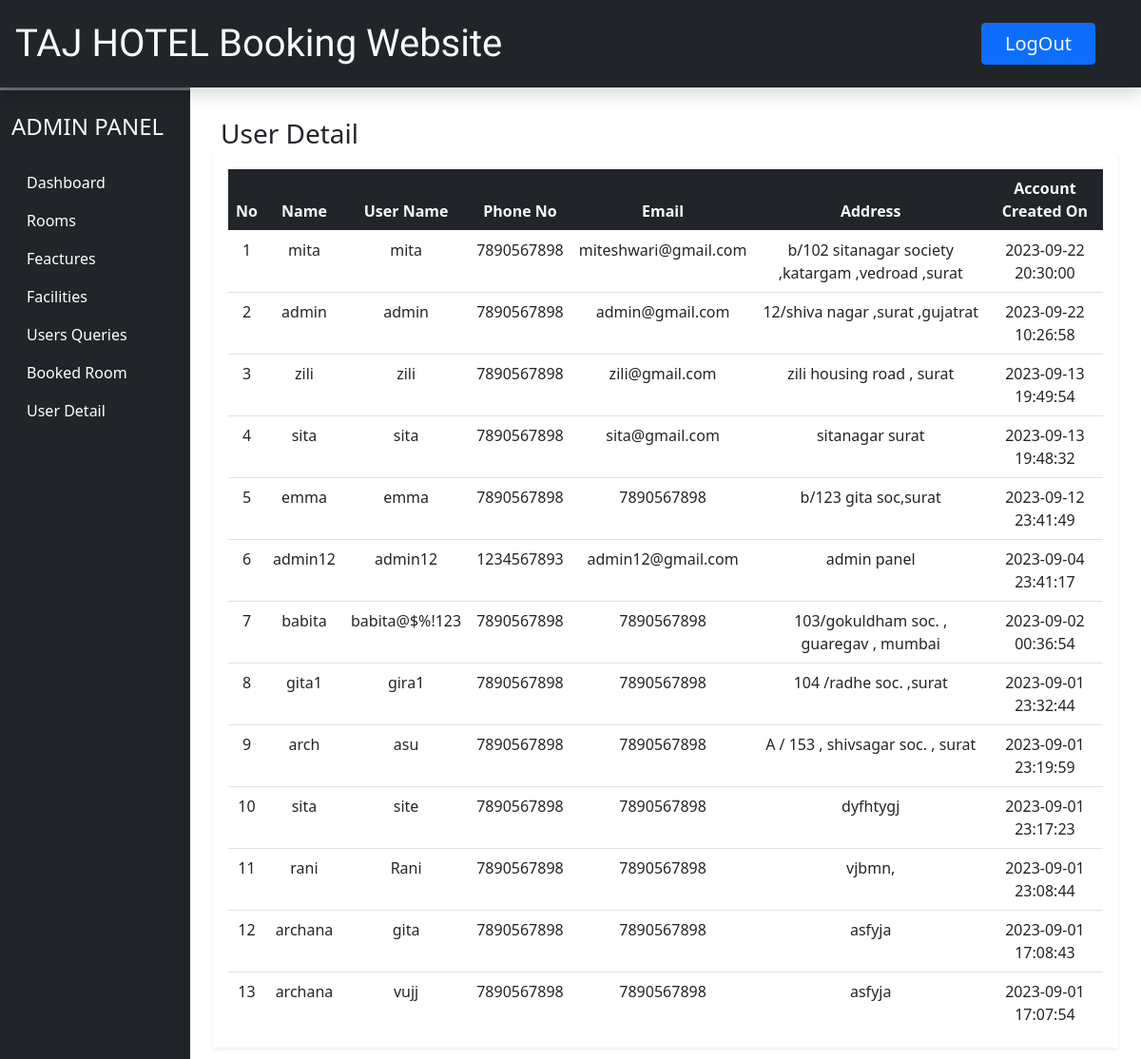
/Admin/user.php (signed in), run on an earlier commit of the app's database.
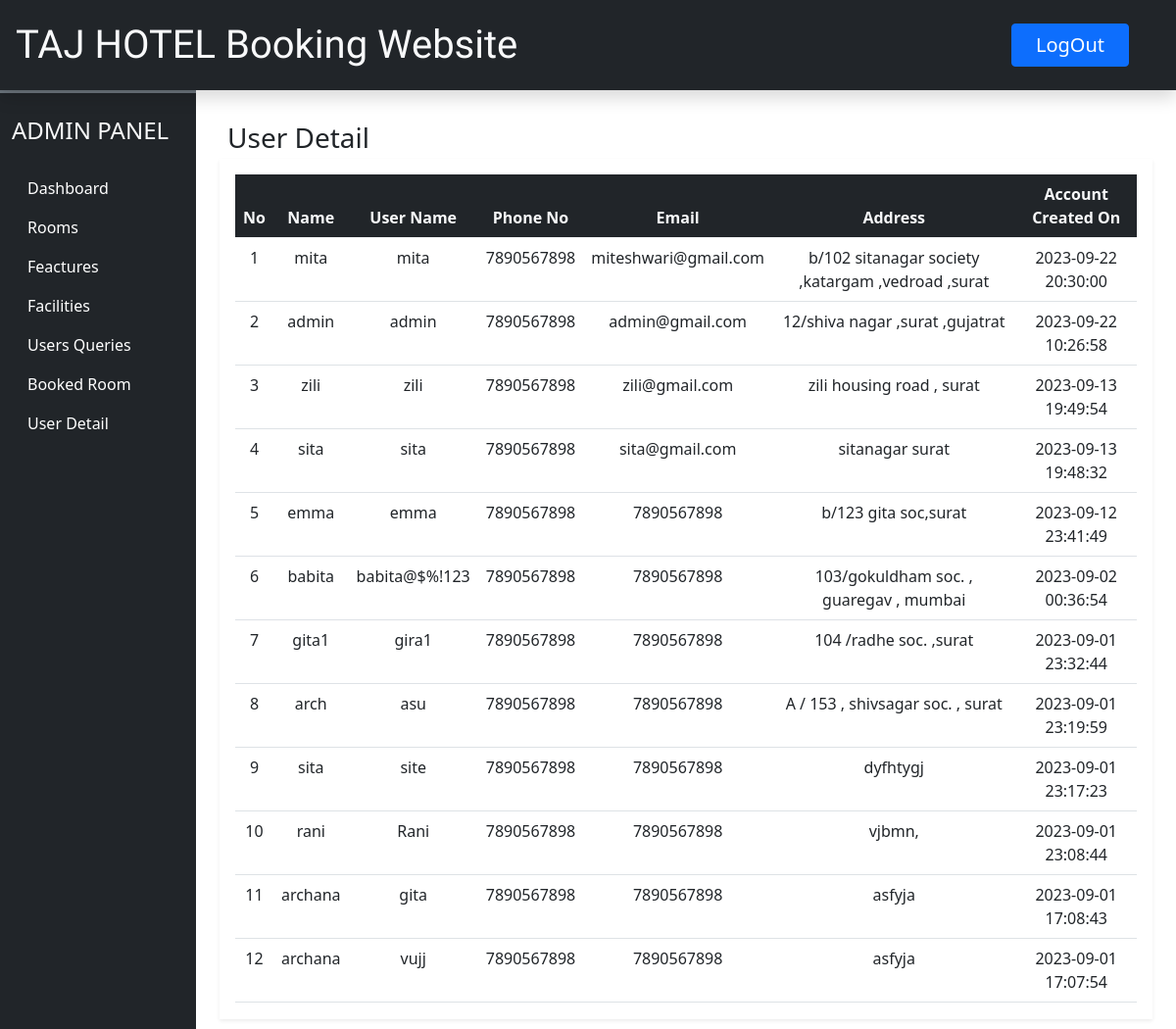
And on a later commit of the database.
### tables this page shows
CREATE TABLE `usertbl` (
  `id` int(11) NOT NULL,
  `name` varchar(100) NOT NULL,
  `uname` varchar(100) NOT NULL,
  `phone` bigint(100) NOT NULL,
  `email` varchar(100) NOT NULL,
  `address` varchar(120) NOT NULL,
  `password` varchar(200) NOT NULL,
  `status` int(11) NOT NULL DEFAULT '1',
  `datetime` datetime NOT NULL DEFAULT CURRENT_TIMESTAMP
);

### Admin/user.php (the view, shortened to what this page needs)
<?php
    require('inc/db_conn.php');
?>
<!DOCTYPE html>
<html lang="en">
<head>
    <?php require('inc/links.php');?>
</head>
<body>
    <?php require('inc/header.php'); ?>
    <div class="col-lg-10 ms-auto p-4" id="dashboard-main-content">
        <h3 class="mb-1 ms-2 mt-2">User Detail</h3>
        <div class="border-0 shadow-sm">
            <div class="card-body">
                <div class="table-responsive-md" style="height:65vh;overflow-y: scroll;">
                    <table class="table table-hover text-center">
                        <thead class="sticky-top">
                            <tr class="bg-dark text-light">
                                <th scope="col">No</th>
                                <th scope="col">Name</th>
                                <th scope="col">User Name</th>
                                <th scope="col">Phone No</th>
                                <th scope="col">Email</th>
                                <th scope="col">Address</th>
                                <th scope="col">Account Created On</th>
                            </tr>
                        </thead>
                        <tbody class="animate__animated animate__fadeIn">
                            <?php
                                $sql="SELECT * FROM `usertbl` ORDER BY id DESC";
                                $res=mysqli_query($con,$sql);
                                if($res->num_rows>0){
                                    $i=1;
                                    while ($row=mysqli_fetch_assoc($res)) {
                                        echo<<<datarow
                                            <tr>
                                                <td>$i</td>
                                                <td>$row[name]</td>
                                                <td>$row[uname]</td>
                                                <td>$row[phone]</td>
                                                <td>$row[email]</td>
                                                <td>$row[address]</td>
                                                <td>$row[datetime]</td>
                                            </tr>
datarow;
                                        $i++;
                                    }
                                }
                                else{
                                }
                            ?>
                        </tbody>
                    </table>
                </div>
            </div>
        </div>
    </div>
</body>
</html>

What changed in the data, as far as the page shows it:
removed usertbl: name "admin12", uname "admin12", phone "1234567893", email "admin12@gmail.com", address "admin panel", datetime "2023-09-04 23:41:17"
